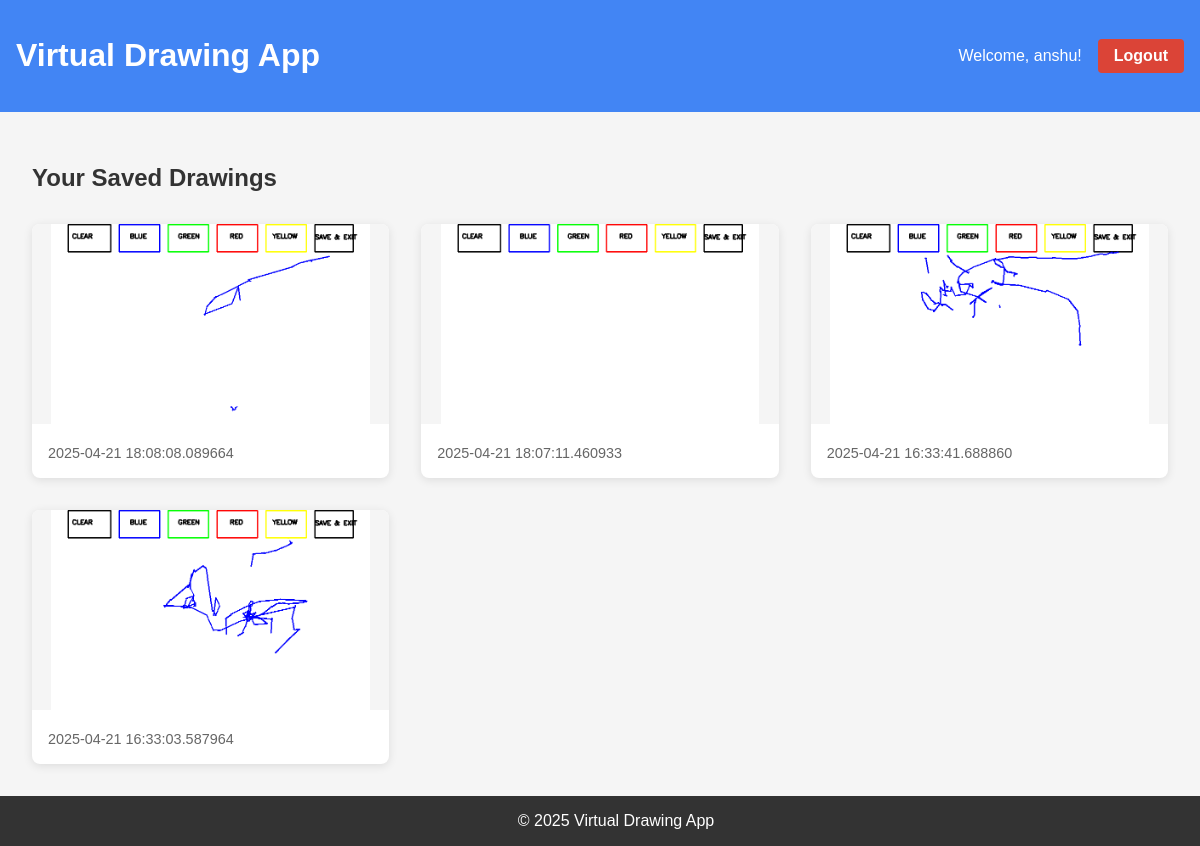
The page /view_drawings (signed in) on the database its author committed.
### tables this page shows
CREATE TABLE drawings (
            id INTEGER PRIMARY KEY AUTOINCREMENT,
            user_id INTEGER NOT NULL,
            filename TEXT NOT NULL,
            created_at TEXT NOT NULL,
            FOREIGN KEY (user_id) REFERENCES users (id)
        );

### app.py (the view)
@app.route('/view_drawings')
def view_drawings():
    if 'user_id' not in session:
        return redirect(url_for('login'))
    with get_db_connection() as conn:
        drawings = conn.execute('''
            SELECT * FROM drawings
            WHERE user_id = ?
            ORDER BY created_at DESC
        ''', (session['user_id'],)).fetchall()
    return render_template('view_drawings.html', drawings=drawings)

### app.py (called while the page is built)
def get_db_connection():
    conn = sqlite3.connect('database.db')
    conn.row_factory = sqlite3.Row
    return conn

### templates/view_drawings.html
{% extends "base.html" %}
{% block content %}
<div class="drawings-container">
    <h2>Your Saved Drawings</h2>
    {% if drawings %}
        <div class="drawings-grid">
            {% for drawing in drawings %}
                <div class="drawing-item">
                    <img src="{{ url_for('static', filename='drawings/' + drawing['filename']) }}"
                         alt="Drawing {{ drawing['id'] }}">
                    <div class="drawing-info">
                        <span class="date">{{ drawing['created_at'] }}</span>
                    </div>
                </div>
            {% endfor %}
        </div>
    {% else %}
        <p>You haven't saved any drawings yet.</p>
    {% endif %}
    <a href="{{ url_for('desktop') }}" class="back-btn">Back to Desktop</a>
</div>
{% endblock %}

### static/style.css (style rules this page uses)
body { font-family: 'Arial', sans-serif; margin: 0; padding: 0; background-color: #f5f5f5; color: #333; }
.drawings-container { max-width: 1200px; margin: 0 auto; }
.drawings-grid { display: grid; grid-template-columns: repeat(auto-fill, minmax(300px, 1fr)); gap: 2rem; margin-top: 2rem; }
.drawing-item { background-color: white; border-radius: 8px; overflow: hidden; box-shadow: 0 2px 10px rgba(0, 0, 0, 0.1); }
.drawing-item img { width: 100%; height: 200px; object-fit: contain; background-color: #f5f5f5; }
.drawing-info { padding: 1rem; }
.date { color: #666; font-size: 0.9rem; }
.back-btn { display: inline-block; margin-top: 2rem; }

### rows shown on the page
drawings: filename (picture), created_at "2025-04-21 18:08:08.089664"
drawings: filename (picture), created_at "2025-04-21 18:07:11.460933"
drawings: filename (picture), created_at "2025-04-21 16:33:41.688860"
drawings: filename (picture), created_at "2025-04-21 16:33:03.587964"

### other values the page prints
{{ session['username'] }} "anshu"
